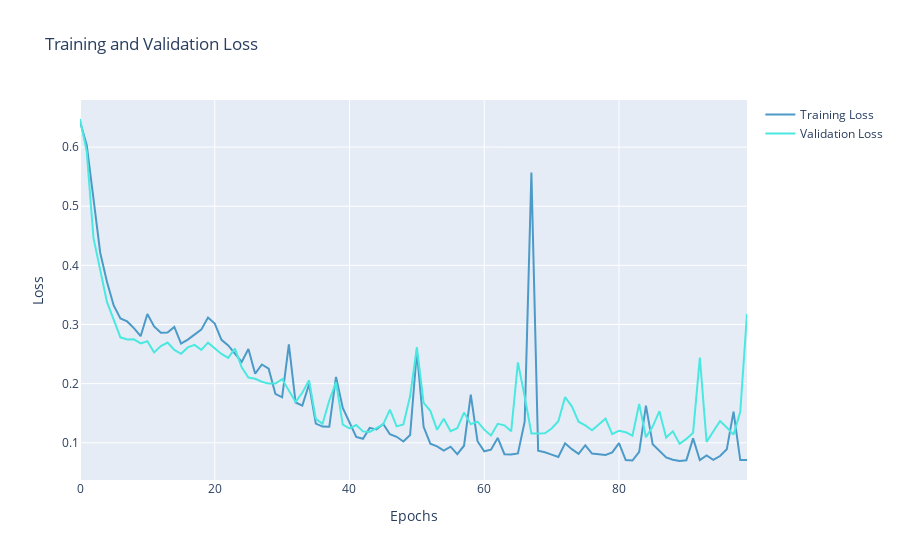

The code cell stored with this chart in its notebook:
### Markdown cell above
* 7️⃣ Is the model overfitting? Use visualization

### Code cell
